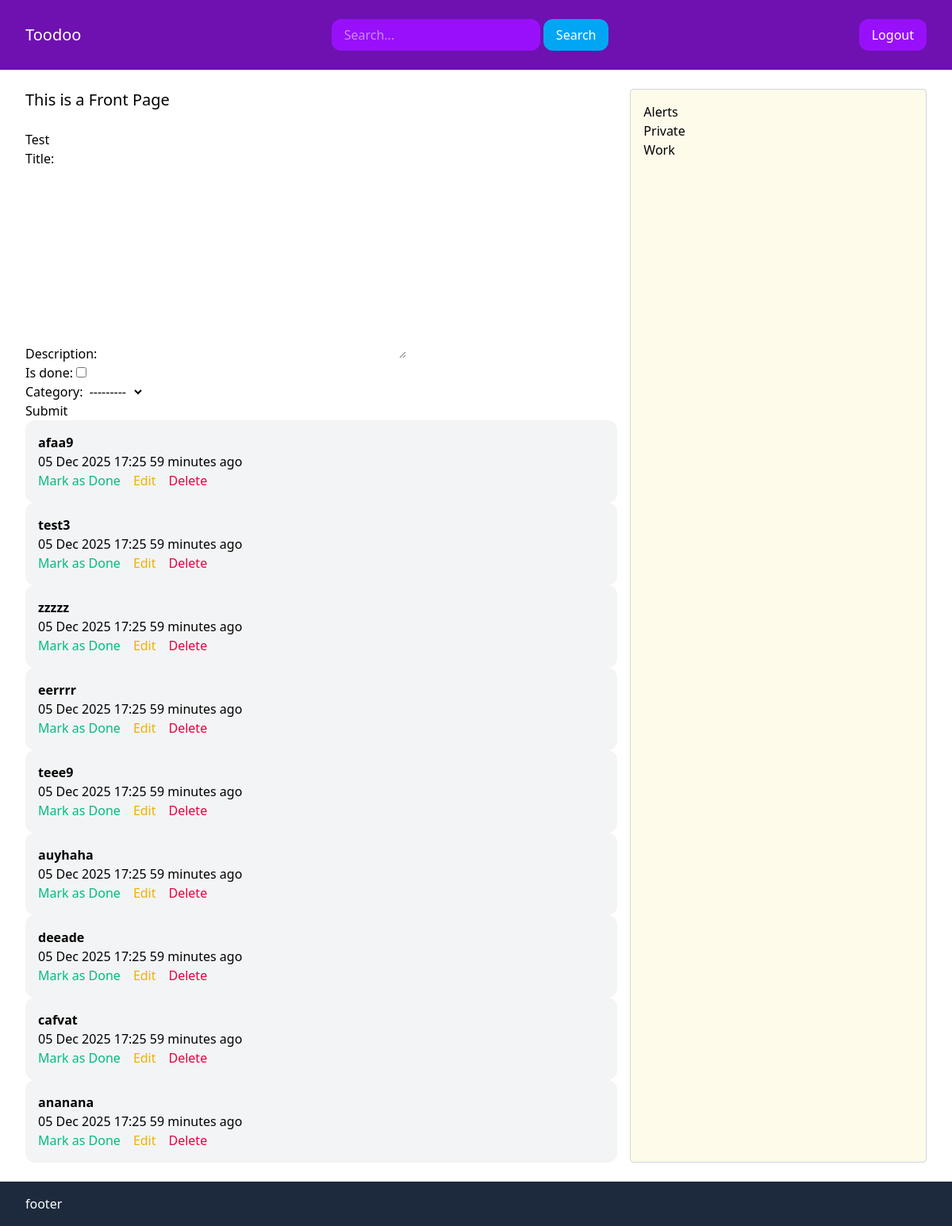
Screenshot of / (signed in) with the database file from the repository.
### category/models.py (models this page shows, shortened)
class Category(models.Model):
    title = models.CharField(max_length=255)
    class Meta:
        verbose_name_plural = 'Categories'
        ordering = ["title",]
    def __str__(self):
        return self.title

### task/models.py (models this page shows)
class Task(models.Model):
    user = models.ForeignKey(User, related_name='tasks', on_delete=models.CASCADE)
    category = models.ForeignKey(Category, related_name='tasks', on_delete=models.CASCADE)
    title = models.CharField(max_length=255)
    description = models.TextField(blank=True, null=True)
    is_done = models.BooleanField(default=False)
    created_at = models.DateTimeField(auto_now_add=True)

### task/views.py (the view)
# urls.py: path('', views.frontpage, name='frontpage'),
@login_required
def frontpage(request):
    title= "This is a Front Page"
    tasks = Task.objects.filter(user=request.user).filter(is_done=False)
    categories = Category.objects.all()
    if request.method == 'POST':
        form = TaskForm(request.POST)
        if form.is_valid():
            task = form.save(commit=False)
            task.user = request.user
            task.save()
            return redirect('frontpage')
    else:
        form = TaskForm()
    return render(request, 'task/frontpage.html', {'title': title, 'tasks': tasks, 'categories': categories, 'form': form})

### task/forms.py
class TaskForm(ModelForm):
    class Meta:
        model = Task
        fields = ('title', 'description', 'is_done', 'category',)

### task/templates/task/frontpage.html (shortened to what this page needs)
{% extends "task/base.html" %}
{% block content %}
<div class="frontpage flex space-x-4">
    <section class="w-2/3">
    <h1 class="text-xl mb-6">{{ title }}</h1>
    <h2>Test</h2>
    <form method="post", action=".">
        {{ form.as_p }}
        <button type="submit">Submit</button>
    </form>
    {% for task in tasks %}
        {% include 'task/partials/tasks.html' %}
    {% endfor %}
    </section>
    <sidebar class="w-1/3 bg-amber-50 border border-gray-300 rounded p-4">
        {% for category in categories %}
        <div>
        <p> <a href="{% url 'category_detail' category.id %}">{{ category.title }}</a> </p>
        </div>
        {% endfor %}
    </sidebar>
</div>
{% endblock %}

### task/templates/task/partials/tasks.html
{% load humanize %}
<div class="bg-gray-100 p-4 rounded-xl">
     <p class="font-bold">{{ task.title }}</p>
     <time class="text-sm text-gray-500">{{ task.created_at|date:"d M Y H:i" }}</time>
     <time class="text-sm text-gray-500">{{ task.created_at|naturaltime }}</time>
    <div class="flex space-x-4">
        <p>
            {% if task.is_done %}
                Completed
            {% else %}
                <a href="{% url 'mark_completed' task.pk %}" class="text-emerald-500">Mark as Done</a>
            {% endif %}
        </p>
        <p><a href="{% url 'edit_task' task.pk %}" class="text-yellow-500">Edit</a></p>
        <p>
            <a href="{% url 'delete_task' task.pk %}" class="text-rose-600">Delete</a>
        </p>
    </div>
 </div>

### rows the page displays
Category: title "Alerts"
Task: title "afaa9", created_at "05 Dec 2025 17:25", created_at "59 minutes ago", is_done "Mark as Done"
Task: title "test3", created_at "05 Dec 2025 17:25", created_at "59 minutes ago", is_done "Mark as Done"
Task: title "zzzzz", created_at "05 Dec 2025 17:25", created_at "59 minutes ago", is_done "Mark as Done"
Task: title "eerrrr", created_at "05 Dec 2025 17:25", created_at "59 minutes ago", is_done "Mark as Done"
Task: title "teee9", created_at "05 Dec 2025 17:25", created_at "59 minutes ago", is_done "Mark as Done"
Task: title "auyhaha", created_at "05 Dec 2025 17:25", created_at "59 minutes ago", is_done "Mark as Done"
Task: title "deeade", created_at "05 Dec 2025 17:25", created_at "59 minutes ago", is_done "Mark as Done"
Task: title "cafvat", created_at "05 Dec 2025 17:25", created_at "59 minutes ago", is_done "Mark as Done"
Task: title "ananana", created_at "05 Dec 2025 17:25", created_at "59 minutes ago", is_done "Mark as Done"
Category: title "Private"
Category: title "Work"

### other values shown
{{ title }} "This is a Front Page"
